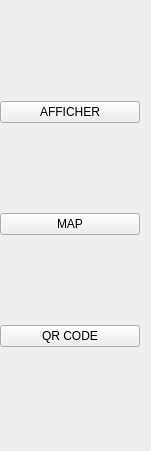
     <widget class="QWidget" name="verticalLayoutWidget_4">
      <property name="geometry">
       <rect>
        <x>0</x>
        <y>70</y>
        <width>151</width>
        <height>451</height>
       </rect>
      </property>
      <layout class="QVBoxLayout" name="verticalLayout_4">
       <property name="spacing">
        <number>0</number>
       </property>
       <property name="leftMargin">
        <number>0</number>
       </property>
       <item>
        <widget class="QPushButton" name="pushButton_20">
         <property name="text">
          <string>AFFICHER</string>
         </property>
         <property name="icon">
          <iconset>
           <normaloff>../../Bureau/chartegraphique/Nouveau dossier/afficher.png</normaloff>../../Bureau/chartegraphique/Nouveau dossier/afficher.png</iconset>
         </property>
         <property name="iconSize">
          <size>
           <width>23</width>
           <height>25</height>
          </size>
         </property>
        </widget>
       </item>
       <item>
        <widget class="QPushButton" name="pushButton_24">
         <property name="text">
          <string>MAP</string>
         </property>
         <property name="icon">
          <iconset>
           <normaloff>../../Bureau/chartegraphique/Nouveau dossier/map.png</normaloff>../../Bureau/chartegraphique/Nouveau dossier/map.png</iconset>
         </property>
         <property name="iconSize">
          <size>
           <width>23</width>
           <height>25</height>
          </size>
         </property>
        </widget>
       </item>
       <item>
        <widget class="QPushButton" name="pushButton_47">
         <property name="text">
          <string>QR CODE</string>
         </property>
         <property name="icon">
          <iconset>
           <normaloff>../../Bureau/chartegraphique/Nouveau dossier/qr.png</normaloff>../../Bureau/chartegraphique/Nouveau dossier/qr.png</iconset>
         </property>
         <property name="iconSize">
          <size>
           <width>23</width>
           <height>25</height>
          </size>
         </property>
        </widget>
       </item>
      </layout>
     </widget>
